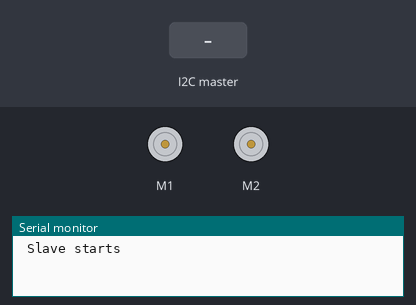
Simulated run of this sketch. Board: Arduino Uno, built with avr-gcc and run on an emulated ATmega328P. Shown: 2 × DC motor (green arrow = forward, orange = backward, longer = faster), the last lines printed to the serial monitor. Inputs (shaded band) come from the test bench.

Above: at 1.2 s.
1.3 s: the I2C master sends the byte 1
At 1.8 s:
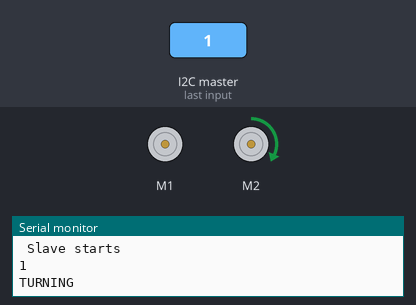
2.8 s: the I2C master sends the byte 2
At 4.1 s:
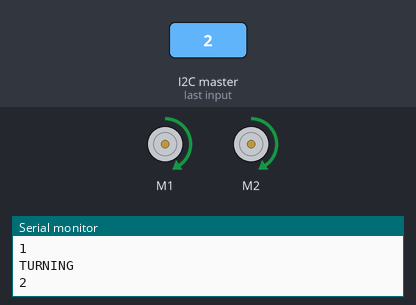
Timing chart, 0 to 5.8 s (numbered marks = the images above; inputs shaded):
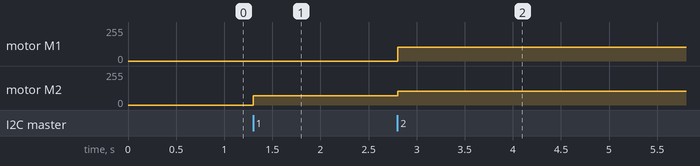

The sketch:

Zumo_Slave_FInal.ino
```cpp
#include <Wire.h>
#include <ZumoMotors.h>

ZumoMotors motors;
//byte c;

//char c;

void setup()
{
Serial.begin(9600);
Serial.println(" Slave starts");


  motors.setSpeeds(0, 0);
  Wire.begin(8);                // join i2c bus with address #8
Wire.onReceive(receiveEvent); // register event

}

  void loop()
{

  /*
if(Serial.available()>0)
{
c=Serial.read();
Serial.println(c);
}
*/

//Serial.print(c);

  delay(100);
}

  void receiveEvent(int howMany)
{
  while (1 < Wire.available())
  { // loop through all but the last
    char c = Wire.read(); // receive byte as a character
    //Serial.print(c);

  }
  int x = Wire.read();    // receive byte as an integer
  Serial.println(x);
   switch (x)
  {

  case 1: motors.setSpeeds(0, 108); //Turn till told not to
  Serial.println("TURNING");
  break;

  case 2: motors.setSpeeds(160,160); break; //FORWARD

  case 3: motors.setSpeeds(0,0); break; //STOP

  }


}
```

Measured:
- after the input at 1.3 s, motor M2: stopped → forward 68/255 at once
- after the input at 2.8 s, motor M1: stopped → forward 102/255 at once; motor M2: forward 68/255 → forward 102/255 at once
